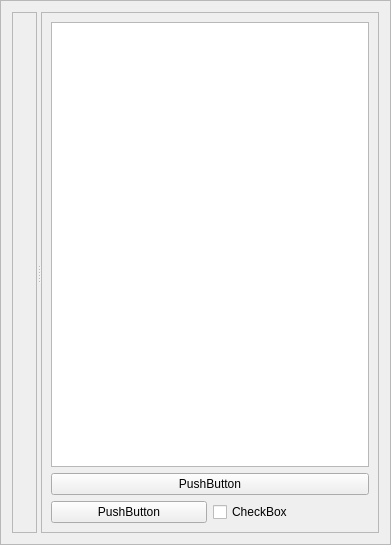
<?xml version="1.0" encoding="UTF-8"?>
<ui version="4.0">
 <class>Frame</class>
 <widget class="QFrame" name="Frame">
  <property name="geometry">
   <rect>
    <x>0</x>
    <y>0</y>
    <width>391</width>
    <height>545</height>
   </rect>
  </property>
  <property name="windowTitle">
   <string>Frame</string>
  </property>
  <property name="frameShape">
   <enum>QFrame::StyledPanel</enum>
  </property>
  <property name="frameShadow">
   <enum>QFrame::Raised</enum>
  </property>
  <layout class="QGridLayout" name="gridLayout_3">
   <item row="0" column="0">
    <widget class="QSplitter" name="splitter">
     <property name="orientation">
      <enum>Qt::Horizontal</enum>
     </property>
     <widget class="QFrame" name="source_frame">
      <property name="frameShape">
       <enum>QFrame::StyledPanel</enum>
      </property>
      <property name="frameShadow">
       <enum>QFrame::Raised</enum>
      </property>
      <layout class="QVBoxLayout" name="verticalLayout"/>
     </widget>
     <widget class="QFrame" name="values_frame">
      <property name="frameShape">
       <enum>QFrame::StyledPanel</enum>
      </property>
      <property name="frameShadow">
       <enum>QFrame::Raised</enum>
      </property>
      <layout class="QGridLayout" name="gridLayout">
       <item row="2" column="2">
        <widget class="QCheckBox" name="list_toggle">
         <property name="text">
          <string>CheckBox</string>
         </property>
        </widget>
       </item>
       <item row="1" column="1" colspan="2">
        <widget class="QPushButton" name="remove_button">
         <property name="text">
          <string>PushButton</string>
         </property>
        </widget>
       </item>
       <item row="2" column="1">
        <widget class="QPushButton" name="finish_button">
         <property name="text">
          <string>PushButton</string>
         </property>
        </widget>
       </item>
       <item row="0" column="1" colspan="2">
        <widget class="QListView" name="values_list"/>
       </item>
      </layout>
     </widget>
    </widget>
   </item>
  </layout>
 </widget>
 <resources/>
 <connections/>
</ui>
